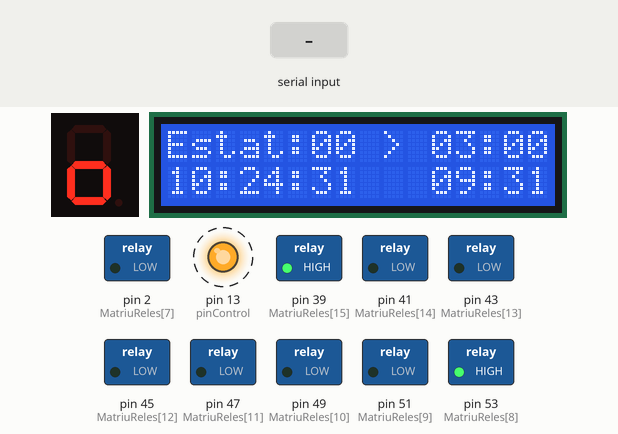
Simulated run of this sketch. Board: Arduino Mega 2560, built with avr-gcc and run on an emulated ATmega2560. Shown: 1-digit seven-segment display, 16×2 character LCD, switched loads named in the sketch (green lamp = pin HIGH), output pins drawn as LEDs (lit = HIGH). Wiring (inferred from the names in the program): 1-digit 7-segment display, segments lit when LOW: segments pin 9, pin 8, pin 7, pin 6, pin 5, pin 4, pin 3. Dashed ring = blinking. The test bench sets the inputs (shaded band). The local clock reads 2024-03-15 10:24:30 at power-on unless the sketch sets it; the segment pins are drawn as the display they are named for; the audio player accepts every command and is not drawn; pins used as bus, display or sensor lines are not drawn; what the sketch prints to the serial monitor is not drawn.

Above: at 1.4 s.
1.5 s: "90,45\n" received over Serial
At 3.5 s:
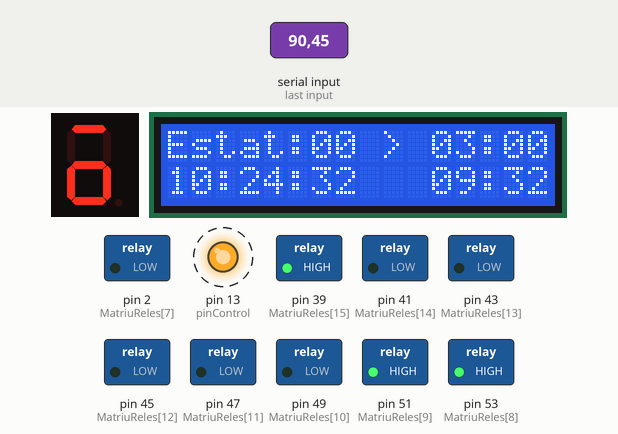
4.3 s: "30,150\n" received over the second serial link
At 5.3 s:
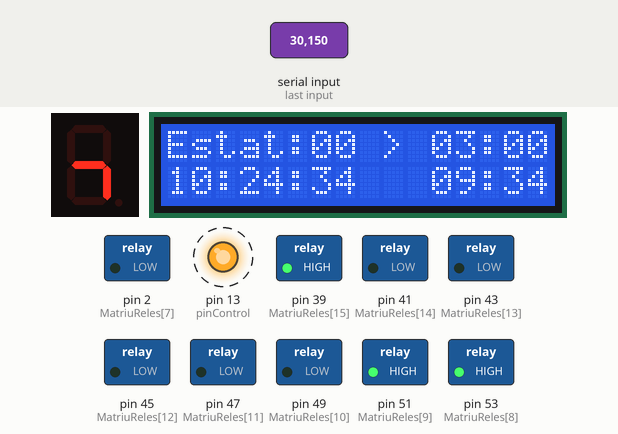
6.9 s: byte 88 (88) received over Serial
At 8.8 s:
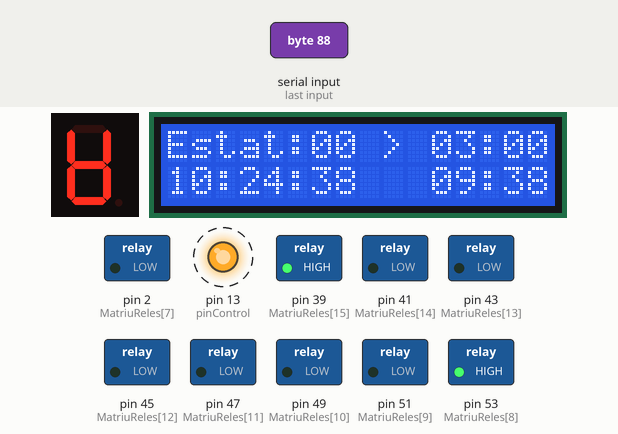
9.6 s: "30,150\n" received over Serial
At 10.5 s:
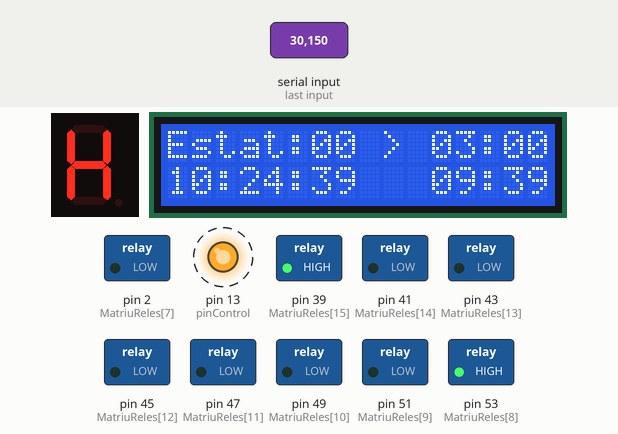
12.2 s: "200\n" received over the second serial link
At 14.0 s:
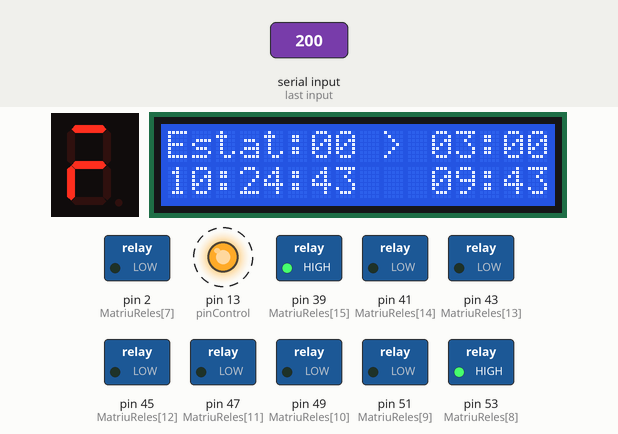
14.8 s: "88\n" received over Serial
At 19.3 s:
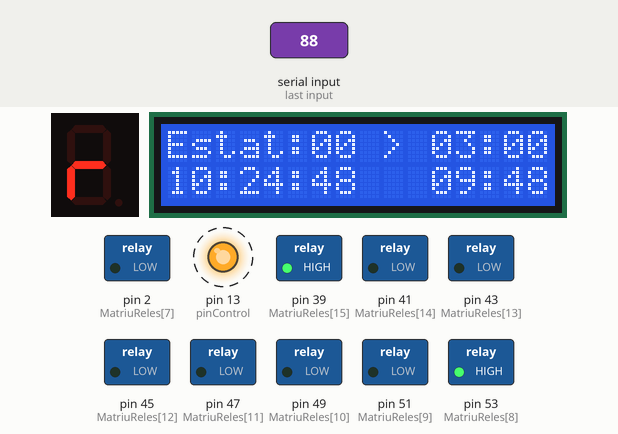
Timing chart, 0 to 19.6 s (numbered marks = the images above; inputs shaded):
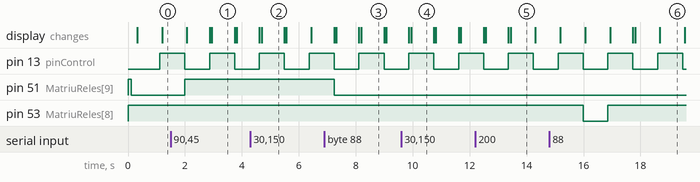

The sketch:

PESSEBRE_V11.ino
```cpp
//4-12-2016

#include <Wire.h>
#include <SoftwareSerial.h>
#include <DFPlayer_Mini_Mp3.h>
#include <DS1302.h>
#include <LiquidCrystal.h>

uint8_t RST_PIN = 52; //RST pin attach to BLANC
uint8_t SDA_PIN = 50; //IO pin attach to LILA
uint8_t SCL_PIN = 48; //clk Pin attach to GROC
DS1302 rtc(RST_PIN, SDA_PIN, SCL_PIN);//create a variable type of DS1302

/*
  Now we need a LedControl to work with.
 ***** These pin numbers will probably not work with your hardware *****
  pin 12 is connected to the DataIn
  pin 11 is connected to the CLK
  pin 10 is connected to LOAD
  We have only a single MAX72XX.
*/
LiquidCrystal lcd(22, 24, 26, 28, 30, 32);


long TempsInicial;
long TempsActual;
int ReproduintDia;
int ReproduintNit;
long TempsReproduccioDia;
long TempsReproduccioNit;
int repmusica;
int EstatMusica;
int Test = 0;
int indexPrint = 0;
int old_sec = 0;
int indexEstat = 0;

int pinControl = 13;
int indexControl = 0;

int control = 0;

int modeAutomatic = 1;
int modeAnterior = 1;

const int Reles = 16; //Num de reles
const int Estats = 13; //Num estats

SoftwareSerial mySerial(10, 11); // Serial mp3 groc10 taronja11

//SoftwareSerial mySerialControl(37, 29); // R T
SoftwareSerial mySerialBT(38, 40); // R T

//MatriuHoraInici
int MatriuHoraInici[Estats][2] = {
  // {0,0},{5,0},{10,0},{15,0},{20,0},{25,0},{25,40},{26,20},{27,0},{27,30},{27,50},{28,20},{29,10}  //loop 30 min
  {0, 0}, {3, 0}, {4, 0}, {9, 0}, {11, 0}, {12, 0}, {12, 20}, {13, 10}, {13, 30}, {13, 55}, {14, 10}, {14, 20}, {14, 30} //loop 15 min
  // {0,0},{3,0},{4,0},(9,0},{11,0},{12,0},{12,20},{13,10},{13,30},{13,55},{14,10},{14,20},{14,30}  //loop 15 min
  //(0, 0}, {0, 10}, {0, 20}, {0, 30}, {0, 40}, {0, 50}, {1, 0}, {1, 10}, {1, 20}, {1, 30}, {1, 40}, {1, 50}, {2, 0}
};

// el relé+1 indica la cançó a tocar
int MatriuEstats[Estats][Reles + 1] = {
  //Dia
  //1,2,3,4,5,6,7,8,9,0,1,2,3,4,5,6,7
  {1, 1, 0, 0, 0, 1, 0, 0, 1, 0, 0, 0, 0, 0, 0, 1, 1},
  {1, 1, 0, 0, 0, 1, 0, 0, 1, 0, 0, 0, 0, 0, 1, 1, 1},
  {1, 1, 0, 0, 0, 1, 0, 0, 1, 0, 0, 0, 0, 0, 0, 1, 1},
  {1, 1, 0, 0, 0, 1, 0, 0, 1, 0, 0, 0, 0, 0, 1, 1, 1},
  {1, 1, 0, 0, 0, 1, 0, 0, 1, 0, 0, 0, 0, 0, 0, 1, 1},

  //Nit
  //1,2,3,4,5,6,7,8,9,0,1,2,3,4,5,6,7
  {0, 1, 0, 0, 1, 0, 1, 1, 1, 0, 1, 0, 0, 0, 1, 1, 1},
  {0, 1, 0, 0, 0, 0, 1, 1, 1, 0, 1, 0, 0, 0, 1, 1, 2},
  {0, 1, 0, 1, 0, 0, 0, 1, 1, 0, 1, 0, 0, 0, 1, 1, 2},
  {0, 1, 0, 0, 0, 0, 0, 0, 1, 0, 1, 0, 0, 0, 1, 1, 2},
  //Encesa banderes
  {0, 1, 0, 1, 1, 0, 1, 1, 1, 0, 1, 0, 0, 0, 0, 1, 2},
  //continua nit
  {0, 1, 0, 0, 0, 0, 0, 0, 1, 0, 1, 0, 0, 0, 1, 1, 2},
  {0, 1, 0, 0, 0, 0, 0, 1, 1, 0, 1, 0, 0, 0, 1, 1, 2},
  {0, 1, 0, 0, 0, 0, 0, 0, 1, 0, 1, 0, 0, 0, 1, 1, 2}
};

// Definició dels relés en docment a part
//
int MatriuReles[Reles] = {9, 8, 7, 6, 5, 4, 3, 2, 53, 51, 49, 47, 45, 43, 41, 39};

//Variables de temps RTC
int mi, ho, se;

//Valor del serial Bluetooth
char val;

//Variable Rellotge
//RTC_DS1307 RTC;


////////////////////////////////////////////////////////////////////////////////

void setup()
{

  InitSerial();

  //Posar a hora
  // Time t(2016, 12, 16, 20, 45, 0, 0);//initialize the time
  // rtc.time(t);


  Serial.println("Start init");
  TempsInicial = millis();
  InitPins();//Inicialitzem tots els pins


  TempsReproduccioDia = 136000; //Dura 2 minuts i 16 segons
  TempsReproduccioNit = 92000; //Dura 1 minut i 32 segons

  //Incialitzem MP3
  mySerial.begin (9600);
  mySerialBT.begin (9600);
  mp3_set_serial (mySerial);  //set softwareSerial for DFPlayer-mini mp3 module
  mp3_set_volume (20);
  mp3_stop ();


  lcd.begin(16, 2);
  // Print a message to the LCD.
  lcd.print("Iniciant...");

  ReproduintDia = 0;
  ReproduintNit = 0;


  TempsInicial = 0;
  TempsActual = 0;


  repmusica = 1;
  EstatMusica = 0;
  canviEstatInicial();
  Serial.println("Finish init");
}
////////////////////////////////////////////////////////////////////////////////

void loop()
{


  //mp3_stop();

  llegirSerie();
  llegirSerieBt();
  if (modeAutomatic == 1)
  {
    Automatic();
  }
  else
  {
    if (modeAnterior == 1)
    {
      resetEstat(0);
      modeAnterior = 0;
    }
  }


  delay(800);
  digitalWrite(pinControl, !digitalRead(pinControl));

  if (modeAnterior = 0)
  {
    Time t = rtc.time();


    int hora = (int)t.hr;
    int mi = (int)t.min;
    int se = (int)t.sec;
    // lc.setChar(0, 7, '-', false);

  }
}


/////////////////////////////////////////////////////////////////////////////////

void InitPins()
{
  for (int i = 0; i < Reles; i++)
  {
    pinMode(MatriuReles[i], OUTPUT);
    digitalWrite(MatriuReles[i], LOW);
  }
  pinMode(pinControl, OUTPUT);
  digitalWrite(MatriuReles[8], HIGH); //Dimmer dia
  digitalWrite(MatriuReles[9], HIGH); //Fum
}

/////////////////////////////////////////////////////////////////////////////////

//Inicialitzar POt Serie
void InitSerial()
{
  Serial.begin(9600);
}
//////////////////////////////////////////////////////////////////////////////////////

void TestMusica()
{
  mp3_play(1);
  delay(30000);
}

///////////////////////////////////////////////////////////////////////////////////////

void reset()
{
  digitalWrite(39, HIGH);
}

/////////////////////////////////////////////////////////////////////////////////////

void TestReles()
{
  for (int i = 0; i < Reles; i++)
  {
    Serial.println("Rele: " + String(i + 1) + " Pin: " + String(MatriuReles[i]) + " HIGH");
    digitalWrite(MatriuReles[i], HIGH);
    delay(5000);

    Serial.println("Rele: " + String(i + 1) + " Pin: " + String(MatriuReles[i]) + " LOW");
    digitalWrite(MatriuReles[i], LOW);
    delay(2000);
  }
}
////////////////////////////////////////////////////////////////////////////////
void pintaSegments( int minu, int seg, int eventActual)
{
  lcd.begin(16, 2);
  // Print a message to the LCD.
  //lcd.print("Iniciant...");
  // set the cursor to column 0, line 1
  // (note: line 1 is the second row, since counting begins with 0):
  //lcd.home();
  // print the number of seconds since reset:
  String cad = "Estat:";
  cad += (eventActual / 10);
  cad += (eventActual % 10);


  int seguentEstat = eventActual + 1;
  cad+=" > ";
  if (seguentEstat >= Estats)
  {
    seguentEstat = 0;
    cad += "15:00";
  }
  else
  {
    int hestat =  MatriuHoraInici [seguentEstat][0];
    cad += (hestat / 10);
    cad += (hestat % 10);
    cad += ":";
    hestat =  MatriuHoraInici [ seguentEstat][1];
    cad += (hestat / 10);
    cad += (hestat % 10);
  }


  lcd.print( cad);

  cad = "";
  lcd.setCursor(0, 1);

Time t = rtc.time();


  int hora = (int)t.hr;
  int mi = (int)t.min;
  int se = (int)t.sec;
 cad += (hora / 10);
  cad += (hora % 10);
    cad += ":";
 cad += (mi / 10);
  cad += (mi % 10);
    cad += ":";
     cad += (se / 10);
  cad += (se % 10);
    cad += "   ";


  cad += (minu / 10);
  cad += (minu % 10);
  cad += ":";
  cad += ( seg / 10);
  cad += (seg % 10);
  lcd.print(cad);

}


void Automatic()
{
  indexPrint++;

  Musica();

  Time t = rtc.time();


  int hora = (int)t.hr;
  int mi = (int)t.min;
  int se = (int)t.sec;


  if (indexPrint == 10)
  {
    Serial.print(hora, DEC);
    Serial.print(":");
    Serial.print(mi, DEC);

    Serial.print(":");
    Serial.println(se, DEC);


  }


  // sequencia rapida
  if (mi >= 15)
  {
    int factor = mi / 15;
    mi = mi - factor * 15;
  }
  if (indexPrint == 10)
  {
    Serial.println("Minuts modificats: " + (String) mi + ":" + (String) se);
    Serial.println("Estat actual: " + (String) indexEstat);
    indexPrint = 0;

  }

  //escriure info
  pintaSegments(mi, se, indexEstat);


  //if (mi >= 30) mi = mi - 30;  //repetir cada 1/2 hora;


  //Primer comprovem si hora+minut correspon a algun estat
  for (int i = 0; i < Estats; i++)
  {
    //Serial.println("Minuts(Actual/Estat): " + String(mi) + "/" + String(MatriuHoraInici[i][0]) + " Segons(Actual/Estat): " + String(se) + "/" + String(MatriuHoraInici[i][1]));
    //Cas que el minut i la hora coincideixin per activar un rele
    if (MatriuHoraInici[i][0] == mi and MatriuHoraInici[i][1] == se)
    {
      Serial.println("Canvi d'estat: " + String(i));
      indexEstat = i;
      //Mirem quins reles s'han d'activar per aquest estat
      for (int j = 0; j < (Reles + 1); j++)
      {
        if (j == (Reles))
        {
          repmusica = MatriuEstats[i][j];

        }
        else
        {
          if (MatriuEstats[i][j] == 1) digitalWrite(MatriuReles[j], HIGH);

          if (MatriuEstats[i][j] == 0) digitalWrite(MatriuReles[j], LOW);
        }

      }

      delay(1000);

    }
  }
}

void canviEstatInicial()
{
  for (int j = 0; j < (Reles + 1); j++)
  {

    if (MatriuEstats[0][j] == 1) digitalWrite(MatriuReles[j], HIGH);

    if (MatriuEstats[0][j] == 0) digitalWrite(MatriuReles[j], LOW);
    Serial.println("Rele " + (String) j + " = " + MatriuEstats[0][j]);

  }

}
////////////////////////////////////////////////////////////////////////////////

void Musica()
{
  //  Serial.print(repmusica);
  //  Serial.print("..." );
  //  Serial.print((String) EstatMusica );
  //  Serial.println("." );
  if (repmusica != EstatMusica)
  {
    ReproduintDia = 0;
    ReproduintNit = 0;
    EstatMusica = repmusica;
    TempsInicial = millis();

  }


  if (repmusica == 1)
  {

    TempsActual = millis();

    if ((TempsActual - TempsInicial) < TempsReproduccioDia)
    {
      if (ReproduintDia == 0)
      {
        Serial.println("Play musica Dia");
        mp3_play(1);
        TempsInicial = millis();
        ReproduintDia = 1;
        ReproduintNit = 0;
      }
    }
    else
    {
      ReproduintDia = 0;
      TempsInicial = millis();
    }
  }
  else
  {
    TempsActual = millis();
    if ((TempsActual - TempsInicial) < TempsReproduccioNit)
    {
      if (ReproduintNit == 0)
      {
        Serial.println("Play musica Nit");
        mp3_play(2);
        TempsInicial = millis();
        ReproduintNit = 1;
        ReproduintDia = 0;
      }
    }
    else
    {
      ReproduintNit = 0;
      TempsInicial = millis();
    }


  }


}

////////////////////////////////////////////////////////////////////////////////

void resetEstat(int estat)
{
  int i = estat;
  for (int j = 0; j < (Reles + 1); j++)
  {
    if (j == (Reles))
    {
      repmusica = MatriuEstats[i][j];

    }
    else
    {
      if (MatriuEstats[i][j] == 1) digitalWrite(MatriuReles[j], HIGH);

      if (MatriuEstats[i][j] == 0) digitalWrite(MatriuReles[j], LOW);
    }

  }

  Serial.println("Canvi a estat " + (String) i);
}

///////////////////////////////////////////////////////////////////////////////////////////////////////////


/////////////////////////////////////////////////////////////////////////////////////////////////////////////

void llegirSerie()
{

  if (Serial.available() > 0)
  {
    // read the incoming byte:
    int incomingByte = Serial.read();

    decodificaSerie(incomingByte);

  }
}
void llegirSerieBt()
{

  if (mySerialBT.available() > 0)
  {
    Serial.println("BT");
    // read the incoming byte:
    int incomingByte = mySerialBT.read();

    decodificaSerie(incomingByte);

  }
}
void decodificaSerie (int incomingByte)
{
  int car = 0;
  if ((incomingByte > 47) && (incomingByte < 59))
  {
    car = incomingByte - 48;
  }
  if ((incomingByte > 64) && (incomingByte < 71))
  {
    car = incomingByte - 55;
  }
  if ((incomingByte > 96) && (incomingByte < 123))
  {
    car = incomingByte - 87;
  }

  if (incomingByte == 88 or incomingByte == 120) // X
  {
    resetEstat(0);

  }
  else
  {
    if (incomingByte == 90 or incomingByte == 122) // Z
    {
      if (modeAutomatic == 1)
      {
        modeAutomatic = 0;
        Serial.println("Pas a mode manual");
      }
      else
      {
        modeAutomatic = 1;
        Serial.println("Pas a mode automatic");
      }

    }
    else
    {
      int r = digitalRead (MatriuReles[car]);
      if (r == 0) digitalWrite(MatriuReles[car], HIGH);
      if (r == 1) digitalWrite(MatriuReles[car], LOW);
      r = !r;
      Serial.println("Canvi rele " + (String) car + " a " + (String) r);
    }

  }
}
```

Measured:
- after the input at 1.5 s, pin 51 (MatriuReles[9]): LOW → HIGH after 0.49 s; the display: first differs from a run without the input after 1.4 s (image 1 shows a later state)
- after the input at 4.3 s, the display: first changes after 0.32 s (image 2 shows a later state)
- after the input at 6.9 s, pin 51 (MatriuReles[9]): HIGH → LOW after 0.34 s; the display: first changes after 0.34 s (image 3 shows a later state)
- after the input at 9.6 s, the display: first changes after 0.27 s (image 4 shows a later state)
- after the input at 12.2 s, the display: first changes after 0.29 s (image 5 shows a later state)
- after the input at 14.8 s, pin 53 (MatriuReles[8]): HIGH → LOW after 1.2 s, → HIGH 0.87 s later; the display: first differs from a run without the input after 2.9 s (image 6 shows a later state)
- by itself, pin 13 (pinControl): alternates HIGH for 0.87 s and LOW for 0.87 s
